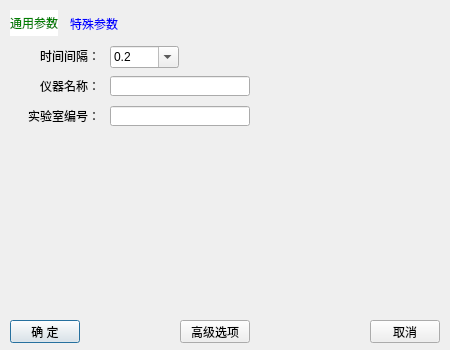
<?xml version="1.0" encoding="UTF-8"?>
<ui version="4.0">
 <class>ASetupDialog</class>
 <widget class="QDialog" name="ASetupDialog">
  <property name="geometry">
   <rect>
    <x>0</x>
    <y>0</y>
    <width>450</width>
    <height>350</height>
   </rect>
  </property>
  <property name="windowTitle">
   <string>设置</string>
  </property>
  <widget class="QPushButton" name="Ensure_PushButton">
   <property name="geometry">
    <rect>
     <x>10</x>
     <y>320</y>
     <width>70</width>
     <height>23</height>
    </rect>
   </property>
   <property name="text">
    <string>确 定</string>
   </property>
  </widget>
  <widget class="QPushButton" name="Cancel_PushButton">
   <property name="geometry">
    <rect>
     <x>370</x>
     <y>320</y>
     <width>70</width>
     <height>23</height>
    </rect>
   </property>
   <property name="text">
    <string>取消</string>
   </property>
  </widget>
  <widget class="QPushButton" name="AdvancePushButton">
   <property name="geometry">
    <rect>
     <x>180</x>
     <y>320</y>
     <width>70</width>
     <height>23</height>
    </rect>
   </property>
   <property name="text">
    <string>高级选项</string>
   </property>
  </widget>
  <widget class="QTabWidget" name="tabWidget">
   <property name="geometry">
    <rect>
     <x>10</x>
     <y>10</y>
     <width>430</width>
     <height>300</height>
    </rect>
   </property>
   <property name="styleSheet">
    <string notr="true">QTabWidget::pane{
	border:none;
}
QTabWidget::tab-bar{
        alignment:left;
}
QTabBar::tab{
	background:transparent;
	color:white;
	min-width:30ex;
	min-height:10ex;
}
QTabBar::tab:hover{
	background:rgb(255, 255, 255, 50);
}
QTabBar::tab:selected{
	border-color: white;
	background:white;
	color:green;
}
QTabBar::tab:!selected{
	
	color:blue;
}</string>
   </property>
   <property name="currentIndex">
    <number>0</number>
   </property>
   <widget class="QWidget" name="tab">
    <attribute name="title">
     <string>通用参数</string>
    </attribute>
    <widget class="QLabel" name="label_3">
     <property name="geometry">
      <rect>
       <x>10</x>
       <y>10</y>
       <width>80</width>
       <height>20</height>
      </rect>
     </property>
     <property name="text">
      <string>时间间隔：</string>
     </property>
     <property name="alignment">
      <set>Qt::AlignRight|Qt::AlignTrailing|Qt::AlignVCenter</set>
     </property>
    </widget>
    <widget class="QLineEdit" name="Lab_LineEdit">
     <property name="geometry">
      <rect>
       <x>100</x>
       <y>70</y>
       <width>140</width>
       <height>20</height>
      </rect>
     </property>
     <property name="readOnly">
      <bool>true</bool>
     </property>
    </widget>
    <widget class="QLabel" name="label_2">
     <property name="geometry">
      <rect>
       <x>10</x>
       <y>70</y>
       <width>80</width>
       <height>20</height>
      </rect>
     </property>
     <property name="text">
      <string>实验室编号：</string>
     </property>
     <property name="alignment">
      <set>Qt::AlignRight|Qt::AlignTrailing|Qt::AlignVCenter</set>
     </property>
    </widget>
    <widget class="QLabel" name="label">
     <property name="geometry">
      <rect>
       <x>10</x>
       <y>40</y>
       <width>80</width>
       <height>20</height>
      </rect>
     </property>
     <property name="text">
      <string>仪器名称：</string>
     </property>
     <property name="alignment">
      <set>Qt::AlignRight|Qt::AlignTrailing|Qt::AlignVCenter</set>
     </property>
    </widget>
    <widget class="QLineEdit" name="DeviceName_LineEdit">
     <property name="geometry">
      <rect>
       <x>100</x>
       <y>40</y>
       <width>140</width>
       <height>20</height>
      </rect>
     </property>
    </widget>
    <widget class="QComboBox" name="Timer_ComboBox">
     <property name="geometry">
      <rect>
       <x>100</x>
       <y>10</y>
       <width>69</width>
       <height>22</height>
      </rect>
     </property>
     <property name="editable">
      <bool>true</bool>
     </property>
     <property name="currentIndex">
      <number>1</number>
     </property>
     <item>
      <property name="text">
       <string>0.1</string>
      </property>
     </item>
     <item>
      <property name="text">
       <string>0.2</string>
      </property>
     </item>
     <item>
      <property name="text">
       <string>0.5</string>
      </property>
     </item>
     <item>
      <property name="text">
       <string>1</string>
      </property>
     </item>
    </widget>
   </widget>
   <widget class="QWidget" name="tab_2">
    <attribute name="title">
     <string>特殊参数</string>
    </attribute>
   </widget>
  </widget>
 </widget>
 <resources/>
 <connections/>
</ui>
